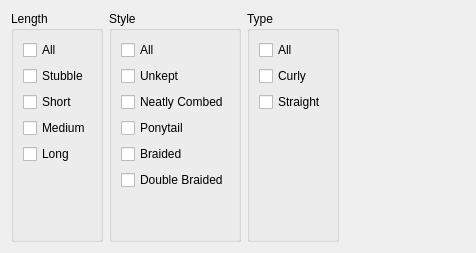
       <widget class="QWidget" name="hairBack">
        <layout class="QHBoxLayout" name="horizontalLayout_30">
         <item>
          <widget class="QGroupBox" name="groupBox_79">
           <property name="title">
            <string>Length</string>
           </property>
           <layout class="QVBoxLayout" name="verticalLayout_77">
            <item>
             <widget class="QCheckBox" name="checkBox_352">
              <property name="text">
               <string>All</string>
              </property>
             </widget>
            </item>
            <item>
             <widget class="QCheckBox" name="checkBox_353">
              <property name="text">
               <string>Stubble</string>
              </property>
             </widget>
            </item>
            <item>
             <widget class="QCheckBox" name="checkBox_354">
              <property name="text">
               <string>Short</string>
              </property>
             </widget>
            </item>
            <item>
             <widget class="QCheckBox" name="checkBox_355">
              <property name="text">
               <string>Medium</string>
              </property>
             </widget>
            </item>
            <item>
             <widget class="QCheckBox" name="checkBox_356">
              <property name="text">
               <string>Long</string>
              </property>
             </widget>
            </item>
            <item>
             <spacer name="verticalSpacer_11">
              <property name="orientation">
               <enum>Qt::Vertical</enum>
              </property>
              <property name="sizeHint" stdset="0">
               <size>
                <width>20</width>
                <height>40</height>
               </size>
              </property>
             </spacer>
            </item>
           </layout>
          </widget>
         </item>
         <item>
          <widget class="QGroupBox" name="groupBox_80">
           <property name="title">
            <string>Style</string>
           </property>
           <layout class="QVBoxLayout" name="verticalLayout_78">
            <item>
             <widget class="QCheckBox" name="checkBox_357">
              <property name="text">
               <string>All</string>
              </property>
             </widget>
            </item>
            <item>
             <widget class="QCheckBox" name="checkBox_358">
              <property name="text">
               <string>Unkept</string>
              </property>
             </widget>
            </item>
            <item>
             <widget class="QCheckBox" name="checkBox_359">
              <property name="text">
               <string>Neatly Combed</string>
              </property>
             </widget>
            </item>
            <item>
             <widget class="QCheckBox" name="checkBox_360">
              <property name="text">
               <string>Ponytail</string>
              </property>
             </widget>
            </item>
            <item>
             <widget class="QCheckBox" name="checkBox_361">
              <property name="text">
               <string>Braided</string>
              </property>
             </widget>
            </item>
            <item>
             <widget class="QCheckBox" name="checkBox_362">
              <property name="text">
               <string>Double Braided</string>
              </property>
             </widget>
            </item>
            <item>
             <spacer name="verticalSpacer_16">
              <property name="orientation">
               <enum>Qt::Vertical</enum>
              </property>
              <property name="sizeHint" stdset="0">
               <size>
                <width>20</width>
                <height>40</height>
               </size>
              </property>
             </spacer>
            </item>
           </layout>
          </widget>
         </item>
         <item>
          <widget class="QGroupBox" name="groupBox_81">
           <property name="title">
            <string>Type</string>
           </property>
           <layout class="QVBoxLayout" name="verticalLayout_79">
            <item>
             <widget class="QCheckBox" name="checkBox_363">
              <property name="text">
               <string>All</string>
              </property>
             </widget>
            </item>
            <item>
             <widget class="QCheckBox" name="checkBox_364">
              <property name="text">
               <string>Curly</string>
              </property>
             </widget>
            </item>
            <item>
             <widget class="QCheckBox" name="checkBox_365">
              <property name="text">
               <string>Straight</string>
              </property>
             </widget>
            </item>
            <item>
             <spacer name="verticalSpacer_17">
              <property name="orientation">
               <enum>Qt::Vertical</enum>
              </property>
              <property name="sizeHint" stdset="0">
               <size>
                <width>20</width>
                <height>40</height>
               </size>
              </property>
             </spacer>
            </item>
           </layout>
          </widget>
         </item>
         <item>
          <spacer name="horizontalSpacer_36">
           <property name="orientation">
            <enum>Qt::Horizontal</enum>
           </property>
           <property name="sizeHint" stdset="0">
            <size>
             <width>126</width>
             <height>20</height>
            </size>
           </property>
          </spacer>
         </item>
        </layout>
       </widget>
